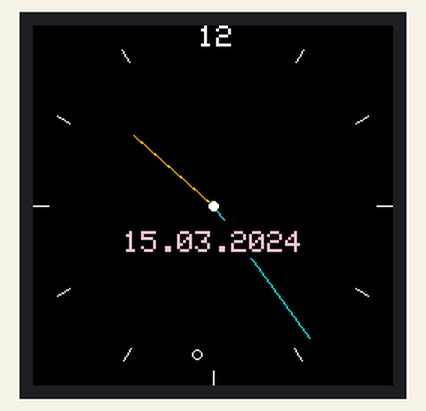
Recording of a sketch running on a simulated ESP8266 (NodeMCU). On the bench: 240×240 colour display. WiFi joins after 1.5 s; servers stay silent unless stated; the local clock reads 2024-03-15 10:24:30 at power-on unless the sketch sets it; what the sketch prints to the serial monitor is not drawn.

Above: at 1.8 s.
At 38.2 s:
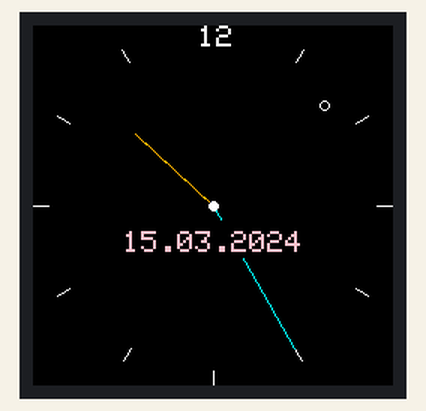

The sketch:

sketch_jan2c.ino
```cpp
#include "SPI.h"
#include "TFT_eSPI.h"
#include <ESP8266WiFi.h>
#include "time.h"

int clock_center_y = 120;
int clock_center_x = 120;

int y, x, y_1, x_1;
int minutes = 0;
int hours = 0;
int seconds = 0;

const char* ssid = "Casa Heuwes";        // Eigene SSID eingeben
const char* password = "HeuwesNet0808#!";   // Eigenes Passwort eingeben

const char* ntpServer = "pool.ntp.org";
const long  gmtOffset_sec = 0;

double pi = 3.14159;
TFT_eSPI tft = TFT_eSPI();
time_t now;
tm tm;

void setup() {
  Serial.begin(115200);
  Serial.println("Verbinde WLAN ...");
  WiFi.begin(ssid, password);
  while (WiFi.status() != WL_CONNECTED) {
    delay(500);
  }
  Serial.println("... erledigt");
  configTime(3600, 3600, ntpServer);
  struct tm tm;
  if(!getLocalTime(&tm)){
    return;
  }
  Serial.println("... Zeit geholt");
  seconds = tm.tm_sec;
  minutes = tm.tm_min;
  hours = tm.tm_hour;

  Serial.println(tft.width());
  tft.init();
  Serial.println("... tft.init erledigt");
  tft.fillScreen(0x000000);
  drawClockFace();
  Serial.println("Hallo, Welt !");
}

void drawClockFace(){
  for (int i=1;i<12;i++){
   y= (120*cos(pi-(2*pi)/12*i))+clock_center_y;
   x =(120*sin(pi-(2*pi)/12*i))+clock_center_x;
   y_1= (110*cos(pi-(2*pi)/12*i))+clock_center_y;
   x_1 =(110*sin(pi-(2*pi)/12*i))+clock_center_x;
   tft.drawLine(x_1,y_1,x,y,TFT_WHITE);
  }

  tft.drawCircle(26*sin(pi)+clock_center_x, (26*cos(pi))+clock_center_y, 6, TFT_BLACK);
  tft.fillCircle(26*sin(pi)+clock_center_x, (26*cos(pi))+clock_center_y, 5, TFT_BLACK);
  tft.setTextSize(2);
  tft.setTextColor(TFT_WHITE);
  tft.setCursor(clock_center_x-10, 0);
  tft.println(F("12"));
}

void redrawClockFaceElements(){
    tft.drawCircle(clock_center_x, clock_center_y,3, TFT_WHITE);
    tft.fillCircle(clock_center_x, clock_center_y,3, TFT_WHITE);
    tft.setCursor(clock_center_x-10, 0);
    tft.setTextColor(TFT_WHITE);
    tft.setTextSize(2);
    tft.println(F("12"));
}

void drawHour(int hour, int minute, int mode){
  int l = 70;
   y= (l*cos(pi-(2*pi)/12*hour-(2*PI)/720*minute))+clock_center_y;
   x =(l*sin(pi-(2*pi)/12*hour-(2*PI)/720*minute))+clock_center_x;
   if (mode==1){
    tft.drawLine(clock_center_x,clock_center_y,x,y,TFT_ORANGE);
    tft.drawLine(clock_center_x+1,clock_center_y+1,x+1,y+1,TFT_ORANGE);
   }
   else{
    tft.drawLine(clock_center_x,clock_center_y,x,y,TFT_BLACK);
    tft.drawLine(clock_center_x+1,clock_center_y+1,x+1,y+1,TFT_BLACK);
   }
}

void drawMinute(int minute, int mode){
  int l  = 110;
   y= (l*cos(pi-(2*pi)/60*minute))+clock_center_y;
   x =(l*sin(pi-(2*pi)/60*minute))+clock_center_x;
   if (mode==1)tft.drawLine(clock_center_x,clock_center_y,x,y,TFT_CYAN);
   else tft.drawLine(clock_center_x,clock_center_y,x,y,TFT_BLACK);
}

void drawSecond(int second, int mode){
  int l = 100;
  double rad = pi-(2*pi)/60*second;
  y= (l*cos(rad))+clock_center_y;
  x =(l*sin(rad))+clock_center_x;
  if (mode==1) tft.drawCircle(x, y, 3, TFT_WHITE);
  else tft.drawCircle(x, y, 3, TFT_BLACK);
}

void date() {
  struct tm tm;
  while(!getLocalTime(&tm)){
    return;
  }
  if((tm.tm_hour == 3 || tm.tm_hour == 9 || tm.tm_hour == 15 || tm.tm_hour == 21) && (tm.tm_min == 0 && tm.tm_sec <= 3)) tft.fillScreen(0x000000);
  if((tm.tm_hour > 3 && tm.tm_hour < 9) || (tm.tm_hour > 15 && tm.tm_hour < 21)) { //datum oben -> zeiger unten
    tft.fillRect(70,90,110,25,TFT_BLACK);
    tft.setCursor(60,97);
    tft.setTextColor(TFT_PINK);
    tft.setTextSize(2);
    tft.printf("%02d.%02d.%04d ", tm.tm_mday, tm.tm_mon + 1, tm.tm_year + 1900);
  }
  else {
    tft.fillRect(70,130,110,25,TFT_BLACK);
    tft.setCursor(60,137);
    tft.setTextColor(TFT_PINK);
    tft.setTextSize(2);
    tft.printf("%02d.%02d.%04d ", tm.tm_mday, tm.tm_mon + 1, tm.tm_year + 1900);
  }
}

 void loop() {
  Serial.println("...Schleife");
  struct tm tm;
  while(!getLocalTime(&tm)){
    return;
  }
  drawSecond(seconds,0);
  drawMinute(minutes,0);
  drawHour(hours,minutes,0);
  seconds = tm.tm_sec;
  minutes = tm.tm_min;
  hours = tm.tm_hour;
  drawSecond(seconds,1);
  drawMinute(minutes,1);
  drawHour(hours,minutes,1);
  redrawClockFaceElements();
  date();
  delay(500);
}
```
